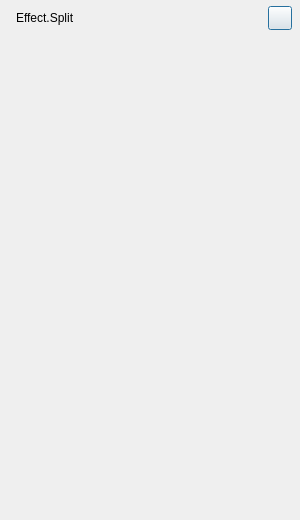
<?xml version="1.0" encoding="UTF-8"?>
<ui version="4.0">
 <class>AFQSplitEffectDialog</class>
 <widget class="QDialog" name="AFQSplitEffectDialog">
  <property name="geometry">
   <rect>
    <x>0</x>
    <y>0</y>
    <width>300</width>
    <height>520</height>
   </rect>
  </property>
  <property name="sizePolicy">
   <sizepolicy hsizetype="Fixed" vsizetype="Preferred">
    <horstretch>0</horstretch>
    <verstretch>0</verstretch>
   </sizepolicy>
  </property>
  <property name="minimumSize">
   <size>
    <width>300</width>
    <height>520</height>
   </size>
  </property>
  <property name="maximumSize">
   <size>
    <width>300</width>
    <height>16777215</height>
   </size>
  </property>
  <property name="windowTitle">
   <string>AFQDowoomiPopup</string>
  </property>
  <property name="sizeGripEnabled">
   <bool>false</bool>
  </property>
  <layout class="QVBoxLayout" name="verticalLayout">
   <property name="spacing">
    <number>0</number>
   </property>
   <property name="leftMargin">
    <number>0</number>
   </property>
   <property name="topMargin">
    <number>0</number>
   </property>
   <property name="rightMargin">
    <number>0</number>
   </property>
   <property name="bottomMargin">
    <number>0</number>
   </property>
   <item>
    <widget class="QFrame" name="titleFrame">
     <property name="minimumSize">
      <size>
       <width>0</width>
       <height>36</height>
      </size>
     </property>
     <property name="maximumSize">
      <size>
       <width>16777215</width>
       <height>36</height>
      </size>
     </property>
     <layout class="QHBoxLayout" name="horizontalLayout_2">
      <property name="leftMargin">
       <number>16</number>
      </property>
      <property name="topMargin">
       <number>6</number>
      </property>
      <property name="rightMargin">
       <number>8</number>
      </property>
      <property name="bottomMargin">
       <number>6</number>
      </property>
      <item>
       <widget class="QLabel" name="label_WindowTitle">
        <property name="minimumSize">
         <size>
          <width>0</width>
          <height>24</height>
         </size>
        </property>
        <property name="maximumSize">
         <size>
          <width>16777215</width>
          <height>24</height>
         </size>
        </property>
        <property name="text">
         <string>Effect.Split</string>
        </property>
        <property name="labelType" stdset="0">
         <string>labelTitle</string>
        </property>
       </widget>
      </item>
      <item>
       <widget class="QPushButton" name="buttonClose">
        <property name="sizePolicy">
         <sizepolicy hsizetype="Fixed" vsizetype="Fixed">
          <horstretch>0</horstretch>
          <verstretch>0</verstretch>
         </sizepolicy>
        </property>
        <property name="minimumSize">
         <size>
          <width>24</width>
          <height>24</height>
         </size>
        </property>
        <property name="maximumSize">
         <size>
          <width>24</width>
          <height>24</height>
         </size>
        </property>
        <property name="styleSheet">
         <string notr="true"/>
        </property>
        <property name="text">
         <string/>
        </property>
        <property name="iconSize">
         <size>
          <width>11</width>
          <height>11</height>
         </size>
        </property>
        <property name="buttonType" stdset="0">
         <string>closeButton</string>
        </property>
       </widget>
      </item>
     </layout>
    </widget>
   </item>
   <item>
    <widget class="QWidget" name="widget_Contents" native="true">
     <layout class="QVBoxLayout" name="verticalLayout_2">
      <property name="spacing">
       <number>0</number>
      </property>
      <property name="leftMargin">
       <number>16</number>
      </property>
      <property name="topMargin">
       <number>16</number>
      </property>
      <property name="rightMargin">
       <number>16</number>
      </property>
      <property name="bottomMargin">
       <number>16</number>
      </property>
      <item>
       <layout class="QGridLayout" name="gridLayout" rowstretch="1,1,1,1" columnstretch="1,1">
        <property name="spacing">
         <number>8</number>
        </property>
        <item row="0" column="1">
         <widget class="AFQHoverWidget" name="widget_ThreeWaySplit" native="true">
          <property name="sizePolicy">
           <sizepolicy hsizetype="Fixed" vsizetype="Fixed">
            <horstretch>0</horstretch>
            <verstretch>0</verstretch>
           </sizepolicy>
          </property>
          <property name="minimumSize">
           <size>
            <width>130</width>
            <height>90</height>
           </size>
          </property>
          <property name="maximumSize">
           <size>
            <width>130</width>
            <height>90</height>
           </size>
          </property>
          <layout class="QHBoxLayout" name="horizontalLayout_3">
           <property name="leftMargin">
            <number>8</number>
           </property>
           <property name="topMargin">
            <number>8</number>
           </property>
           <property name="rightMargin">
            <number>0</number>
           </property>
           <property name="bottomMargin">
            <number>0</number>
           </property>
           <item alignment="Qt::AlignLeft|Qt::AlignTop">
            <widget class="QLabel" name="label_ThreeWaySplitApplied">
             <property name="minimumSize">
              <size>
               <width>24</width>
               <height>24</height>
              </size>
             </property>
             <property name="maximumSize">
              <size>
               <width>24</width>
               <height>24</height>
              </size>
             </property>
             <property name="text">
              <string/>
             </property>
             <property name="labelType" stdset="0">
              <string>splitEffectApplied</string>
             </property>
            </widget>
           </item>
          </layout>
         </widget>
        </item>
        <item row="2" column="1">
         <widget class="AFQHoverWidget" name="widget_HorizontalFlipSplit" native="true">
          <property name="sizePolicy">
           <sizepolicy hsizetype="Fixed" vsizetype="Fixed">
            <horstretch>0</horstretch>
            <verstretch>0</verstretch>
           </sizepolicy>
          </property>
          <property name="minimumSize">
           <size>
            <width>130</width>
            <height>90</height>
           </size>
          </property>
          <property name="maximumSize">
           <size>
            <width>130</width>
            <height>90</height>
           </size>
          </property>
          <layout class="QHBoxLayout" name="horizontalLayout_7">
           <property name="leftMargin">
            <number>8</number>
           </property>
           <property name="topMargin">
            <number>8</number>
           </property>
           <property name="rightMargin">
            <number>0</number>
           </property>
           <property name="bottomMargin">
            <number>0</number>
           </property>
           <item alignment="Qt::AlignLeft|Qt::AlignTop">
            <widget class="QLabel" name="label_HorizontalFlipSplitApplied">
             <property name="minimumSize">
              <size>
               <width>24</width>
               <height>24</height>
              </size>
             </property>
             <property name="maximumSize">
              <size>
               <width>24</width>
               <height>24</height>
              </size>
             </property>
             <property name="text">
              <string/>
             </property>
             <property name="labelType" stdset="0">
              <string>splitEffectApplied</string>
             </property>
            </widget>
           </item>
          </layout>
         </widget>
        </item>
        <item row="2" column="0">
         <widget class="AFQHoverWidget" name="widget_SixWaySplit" native="true">
          <property name="sizePolicy">
           <sizepolicy hsizetype="Fixed" vsizetype="Fixed">
            <horstretch>0</horstretch>
            <verstretch>0</verstretch>
           </sizepolicy>
          </property>
          <property name="minimumSize">
           <size>
            <width>130</width>
            <height>90</height>
           </size>
          </property>
          <property name="maximumSize">
           <size>
            <width>130</width>
            <height>90</height>
           </size>
          </property>
          <layout class="QHBoxLayout" name="horizontalLayout_6">
           <property name="leftMargin">
            <number>8</number>
           </property>
           <property name="topMargin">
            <number>8</number>
           </property>
           <property name="rightMargin">
            <number>0</number>
           </property>
           <property name="bottomMargin">
            <number>0</number>
           </property>
           <item alignment="Qt::AlignLeft|Qt::AlignTop">
            <widget class="QLabel" name="label_SixWaySplitApplied">
             <property name="minimumSize">
              <size>
               <width>24</width>
               <height>24</height>
              </size>
             </property>
             <property name="maximumSize">
              <size>
               <width>24</width>
               <height>24</height>
              </size>
             </property>
             <property name="text">
              <string/>
             </property>
             <property name="labelType" stdset="0">
              <string>splitEffectApplied</string>
             </property>
            </widget>
           </item>
          </layout>
         </widget>
        </item>
        <item row="1" column="1">
         <widget class="AFQHoverWidget" name="widget_FiveWaySplit" native="true">
          <property name="sizePolicy">
           <sizepolicy hsizetype="Fixed" vsizetype="Fixed">
            <horstretch>0</horstretch>
            <verstretch>0</verstretch>
           </sizepolicy>
          </property>
          <property name="minimumSize">
           <size>
            <width>130</width>
            <height>90</height>
           </size>
          </property>
          <property name="maximumSize">
           <size>
            <width>130</width>
            <height>90</height>
           </size>
          </property>
          <layout class="QHBoxLayout" name="horizontalLayout_5">
           <property name="leftMargin">
            <number>8</number>
           </property>
           <property name="topMargin">
            <number>8</number>
           </property>
           <property name="rightMargin">
            <number>0</number>
           </property>
           <property name="bottomMargin">
            <number>0</number>
           </property>
           <item alignment="Qt::AlignLeft|Qt::AlignTop">
            <widget class="QLabel" name="label_FiveWaySplitApplied">
             <property name="minimumSize">
              <size>
               <width>24</width>
               <height>24</height>
              </size>
             </property>
             <property name="maximumSize">
              <size>
               <width>24</width>
               <height>24</height>
              </size>
             </property>
             <property name="text">
              <string/>
             </property>
             <property name="labelType" stdset="0">
              <string>splitEffectApplied</string>
             </property>
            </widget>
           </item>
          </layout>
         </widget>
        </item>
        <item row="0" column="0">
         <widget class="AFQHoverWidget" name="widget_TwoWaySplit" native="true">
          <property name="sizePolicy">
           <sizepolicy hsizetype="Fixed" vsizetype="Fixed">
            <horstretch>0</horstretch>
            <verstretch>0</verstretch>
           </sizepolicy>
          </property>
          <property name="minimumSize">
           <size>
            <width>130</width>
            <height>90</height>
           </size>
          </property>
          <property name="maximumSize">
           <size>
            <width>130</width>
            <height>90</height>
           </size>
          </property>
          <layout class="QHBoxLayout" name="horizontalLayout">
           <property name="leftMargin">
            <number>8</number>
           </property>
           <property name="topMargin">
            <number>8</number>
           </property>
           <property name="rightMargin">
            <number>0</number>
           </property>
           <property name="bottomMargin">
            <number>0</number>
           </property>
           <item alignment="Qt::AlignLeft|Qt::AlignTop">
            <widget class="QLabel" name="label_TwoWaySplitApplied">
             <property name="minimumSize">
              <size>
               <width>24</width>
               <height>24</height>
              </size>
             </property>
             <property name="maximumSize">
              <size>
               <width>24</width>
               <height>24</height>
              </size>
             </property>
             <property name="text">
              <string/>
             </property>
             <property name="labelType" stdset="0">
              <string>splitEffectApplied</string>
             </property>
            </widget>
           </item>
          </layout>
         </widget>
        </item>
        <item row="1" column="0">
         <widget class="AFQHoverWidget" name="widget_FourWaySplit" native="true">
          <property name="sizePolicy">
           <sizepolicy hsizetype="Fixed" vsizetype="Fixed">
            <horstretch>0</horstretch>
            <verstretch>0</verstretch>
           </sizepolicy>
          </property>
          <property name="minimumSize">
           <size>
            <width>130</width>
            <height>90</height>
           </size>
          </property>
          <property name="maximumSize">
           <size>
            <width>130</width>
            <height>90</height>
           </size>
          </property>
          <layout class="QHBoxLayout" name="horizontalLayout_4">
           <property name="leftMargin">
            <number>8</number>
           </property>
           <property name="topMargin">
            <number>8</number>
           </property>
           <property name="rightMargin">
            <number>0</number>
           </property>
           <property name="bottomMargin">
            <number>0</number>
           </property>
           <item alignment="Qt::AlignLeft|Qt::AlignTop">
            <widget class="QLabel" name="label_FourWaySplitApplied">
             <property name="minimumSize">
              <size>
               <width>24</width>
               <height>24</height>
              </size>
             </property>
             <property name="maximumSize">
              <size>
               <width>24</width>
               <height>24</height>
              </size>
             </property>
             <property name="text">
              <string/>
             </property>
             <property name="labelType" stdset="0">
              <string>splitEffectApplied</string>
             </property>
            </widget>
           </item>
          </layout>
         </widget>
        </item>
        <item row="3" column="0">
         <widget class="AFQHoverWidget" name="widget_ColoredSplit" native="true">
          <property name="sizePolicy">
           <sizepolicy hsizetype="Fixed" vsizetype="Fixed">
            <horstretch>0</horstretch>
            <verstretch>0</verstretch>
           </sizepolicy>
          </property>
          <property name="minimumSize">
           <size>
            <width>130</width>
            <height>90</height>
           </size>
          </property>
          <property name="maximumSize">
           <size>
            <width>130</width>
            <height>90</height>
           </size>
          </property>
          <layout class="QHBoxLayout" name="horizontalLayout_8">
           <property name="leftMargin">
            <number>8</number>
           </property>
           <property name="topMargin">
            <number>8</number>
           </property>
           <property name="rightMargin">
            <number>0</number>
           </property>
           <property name="bottomMargin">
            <number>0</number>
           </property>
           <item alignment="Qt::AlignLeft|Qt::AlignTop">
            <widget class="QLabel" name="label__ColoredSplitApplied">
             <property name="minimumSize">
              <size>
               <width>24</width>
               <height>24</height>
              </size>
             </property>
             <property name="maximumSize">
              <size>
               <width>24</width>
               <height>24</height>
              </size>
             </property>
             <property name="text">
              <string/>
             </property>
             <property name="labelType" stdset="0">
              <string>splitEffectApplied</string>
             </property>
            </widget>
           </item>
          </layout>
         </widget>
        </item>
       </layout>
      </item>
      <item>
       <spacer name="verticalSpacer">
        <property name="orientation">
         <enum>Qt::Vertical</enum>
        </property>
        <property name="sizeHint" stdset="0">
         <size>
          <width>20</width>
          <height>40</height>
         </size>
        </property>
       </spacer>
      </item>
     </layout>
    </widget>
   </item>
  </layout>
 </widget>
 <customwidgets>
  <customwidget>
   <class>AFQHoverWidget</class>
   <extends>QWidget</extends>
   <header>UIComponent/CBasicHoverWidget.h</header>
   <container>1</container>
  </customwidget>
 </customwidgets>
 <resources/>
 <connections/>
</ui>
